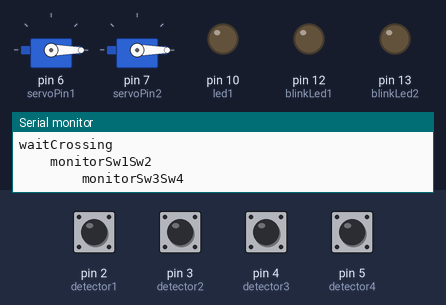
Bench run of a sketch on a simulated Arduino Uno, built with avr-gcc and run on an emulated ATmega328P. Parts: 2 × servo, output pins drawn as LEDs (lit = HIGH), the last lines printed to the serial monitor. Dashed ring = blinking. Inputs (shaded band) come from the test bench; at power-on: pin 2 (detector1), pin 3 (detector2), pin 4 (detector3), pin 5 (detector4) HIGH.

Above: at 1.2 s.
1.3 s: pin 2 (detector1) pulled LOW for 0.15 s
At 1.45 s:
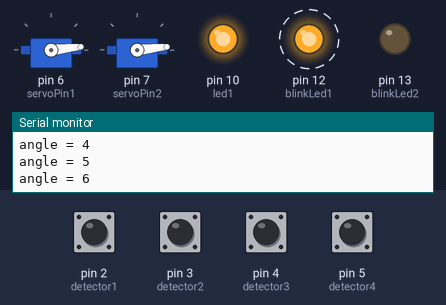
At 2.05 s:
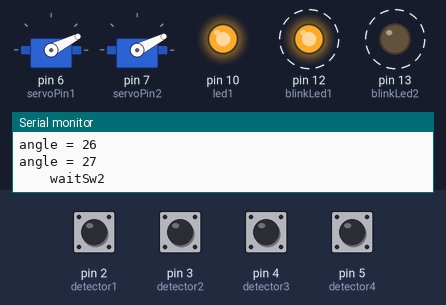
16.3 s: pin 2 (detector1) pulled LOW for 1 s
At 16.53 s:
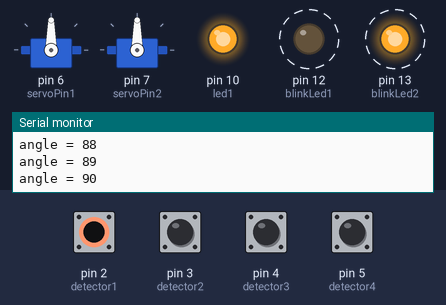
Timing chart, 0 to 21.3 s (numbered marks = the images above; inputs shaded):
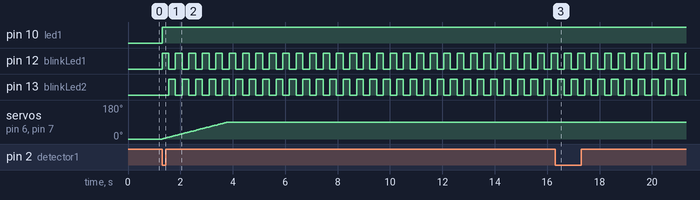

The sketch:

ahob.ino
```cpp
#include "src/basics/timers.h"
#include "src/basics/io.h"
#include "roundRobinTasks.h"
#include "railCrossing.h"
#include "readTrack1.h"
#include "readTrack2.h"

void setup() {
	initTimers();
	initIO();
	Serial.begin(115200);
	railCrossingInit();
	readTrack1Init();
	readTrack2Init();
}

void loop() {
	processRoundRobinTasks();

	railCrossing();
	readTrack1();
	readTrack2();
}
```

railCrossing.cpp
```cpp
// HEADER FILES
#include <Arduino.h>
#include "railCrossing.h"
#include "serial.h"
#include "src/basics/timers.h"
#include "src/basics/io.h"
#include "config.h"
#include "readTrack1.h"
#include "readTrack2.h"
#include <Servo.h>

// MACROS
#define stateFunction(x) static bool x##F(void)
#define entryState if(runOnce)
#define onState runOnce = false; if(!runOnce)
#define exitState if(!exitFlag) return false; else
#define State(x) break; case x: if(runOnce) Serial.println(#x); if(x##F())
#define STATE_MACHINE_BEGIN if(!enabled) { \
	if(!railCrossingT) enabled = true; } \
else switch(state){\
	default: Serial.println("unknown state executed, state is idle now"); state = railCrossingIDLE; case railCrossingIDLE: return true;
#define STATE_MACHINE_END break;}return false;


#define beginState waitCrossing
#ifndef beginState
#error beginState not yet defined
#endif

// VARIABLES
static unsigned char state = beginState;
static bool enabled = true, runOnce = true, exitFlag = false;

uint8_t angle;
Servo arm1;
Servo arm2;

// FUNCTIONS
extern void railCrossingInit(void) {
	state = beginState;
    arm1.attach(servoPin1);
    arm2.attach(servoPin2);
	arm1.write(openPos);
	arm2.write(openPos);
}

extern byte railCrossingGetState(void) { return state;}
extern void railCrossingSetState(unsigned char _state) { state = _state; runOnce = true; }
static void nextState(unsigned char _state, unsigned char _interval) {
	runOnce = true;
	exitFlag = false;
	if(_interval) {
		enabled = false;
		railCrossingT = _interval; }
	state = _state; }


void blinkLeds(uint8_t blinkTime) {
	if(!blinkT) {
		blinkT = blinkTime; // 0.5s

		if(digitalRead(blinkLed1)) {
			digitalWrite(blinkLed1, LOW);
			digitalWrite(blinkLed2, HIGH);
		}
		else {
			digitalWrite(blinkLed1, HIGH);
			digitalWrite(blinkLed2, LOW);
		}
	}
}

void controlArms(int8_t direction) {
	if(!servoT) {
		static byte prevAngle;
		servoT = (armSpeed / 90); // armspeed in ms

		if(direction == 1) { // close
			if(angle < closePos) angle++;
			arm1.write(angle);
			arm2.write(angle);
		}
		else {
			if(angle > openPos) angle --;
			arm1.write(angle);
			arm2.write(angle);
		}
		if(prevAngle != angle) {
			Serial.print("angle = ");Serial.println(angle);
			prevAngle = angle;
		}
	}
}


// STATE FUNCTIONS
stateFunction(closeCrossing) {
	entryState {
		digitalWrite(led1, HIGH);
	}
	onState {
		blinkLeds(BLINK_TIME);
		controlArms(1);

		if(track1occupied == false && track2occupied == false) {
			exitFlag = true;
		}
	}
	exitState {

		return true;
	}
}

stateFunction(openCrossing) {
	entryState {
	}
	onState {
		blinkLeds(BLINK_TIME);
		controlArms(2);

		if(angle == openPos || track1occupied || track2occupied) {
			exitFlag = true;
		}
	}
	exitState {
		digitalWrite(led1, LOW);
		digitalWrite(blinkLed1, LOW);
		digitalWrite(blinkLed2, LOW);
		return true;
	}
}

stateFunction(waitCrossing) {
	entryState {
	}
	onState {
		if(track1occupied || track2occupied) {
			exitFlag = true;
		}
	}
	exitState {

		return true;
	}
}

// STATE MACHINE
extern bool railCrossing(void) {
	STATE_MACHINE_BEGIN

	State(closeCrossing) {
		nextState(openCrossing, 0); }

	State(openCrossing) {
		if(angle == 0)	nextState(waitCrossing, 0);
		else			nextState(closeCrossing, 0); }

	State(waitCrossing) {
		nextState(closeCrossing, 0); }

	STATE_MACHINE_END
}


/*
// stateMachines.cpp
#include "stateMachines.h"
// generic macros can be used for all state machine
#define State(x) break; case x: if(x##F()
#define stateFunction(x) uint8_t x##F()
#define STATE_MACHINE_BEGIN switch(state) { default:
#define STATE_MACHINE_END break; }


// dublicate stuff
enum states {
	x,
	y,
	z,
};

uint8_t state, runOnce;

void nextState(uint8_t _state) {
	state = _state;
	runOnce = 1;
}

// UNIQUE STUFF FOR STATE MACHINE 1:
// state functions
stateFunction(x) { // expands to uint8_t xF()
	if(runOnce) {
		runOnce = 0;
		// run once code
	}
	// code
	if(/* condition * / ) return 1;
	else return 0;
}

stateFunction(y) { // expands to uint8_t yF()
	if(runOnce) {
		runOnce = 0;
		// run once code
	}
	// code
	if(/* condition * / ) return 1;
	else return 0;
}

stateFunction(z) {
	if(runOnce) {
		runOnce = 0;
		// run once code
	}
	// code
	if(/* condition * / ) return 1;
	else return 0;
}

// state machine 1
void stateMachine1() {
	switch(state) {
		STATE_MACHINE_BEGIN // expands to switch(state) { default:

		State(x) { // expands to break; case x: if(x##F())
			nextState(y); }

		State(y) {
			nextState(z); }

		State(z) {
			nextState(x); }

		STATE_MACHINE_END
	}
}

// dublicate stuff
enum states {
	x,
	y,
	z,
};

uint8_t state, runOnce;

void nextState(uint8_t _state) {
	state = _state;
	runOnce = 1;
}

// UNIQUE STUFF FOR STATE MACHINE 2:
// state functions
stateFunction(a) { // expands to uint8_t aF()
	if(runOnce) {
		runOnce = 0;
		// run once code
	}
	// code
	if(/* condition * / ) return 1;
	else return 0;
}

stateFunction(b) {
	if(runOnce) {
		runOnce = 0;
		// run once code
	}
	// code
	if(/* condition * / ) return 1;
	else return 0;
}

stateFunction(c) {
	if(runOnce) {
		runOnce = 0;
		// run once code
	}
	// code
	if(/* condition * / ) return 1;
	else return 0;
}

// state machine 2
void stateMachine2() {
	STATE_MACHINE_BEGIN

	State(a) {
		nextState(b); }

	State(b) {
		nextState(c); }

	State(c) {
		nextState(a); }

	STATE_MACHINE_END
}

inline void callStateMachines() { // called from main()
	stateMachine1();
	stateMachine2();
}

// main.cpp
int main() {
	bool PIGS_CAN_FLY = true;

	while(PIGS_CAN_FLY == true) {
		callStateMachines();
	}
	return 0;
}

*/
```

railCrossing.h
```cpp
enum railCrossingStates {
	railCrossingIDLE,
	closeCrossing,
	openCrossing,
	waitCrossing };

extern bool railCrossing(void);
extern void railCrossingInit();
extern void railCrossingSetState(unsigned char);
extern unsigned char railCrossingGetState(void);
```

readTrack1.cpp
```cpp
// HEADER FILES
#include <Arduino.h>
#include "readTrack1.h"
#include "serial.h"
#include "src/basics/timers.h"
#include "src/basics/io.h"

// MACROS
#define stateFunction(x) static bool x##F(void)
#define entryState if(runOnce)
#define onState runOnce = false; if(!runOnce)
#define exitState if(!exitFlag) return false; else
#define State(x) break; case x: if(runOnce) Serial.println("    "#x); if(x##F())
#define STATE_MACHINE_BEGIN if(!enabled) { \
	if(!readTrack1T) enabled = true; } \
else switch(state){\
	default: Serial.println("unknown state executed, state is idle now"); state = readTrack1IDLE; case readTrack1IDLE: return true;
#define STATE_MACHINE_END break;}return false;


#define beginState monitorSw1Sw2
#ifndef beginState
#error beginState not yet defined
#endif

// VARIABLES
#define DET1 1
#define DET2 2

static unsigned char state = beginState, priority;
static bool enabled = true, runOnce = true, exitFlag = false;

unsigned char track1occupied;

// FUNCTIONS
extern void readTrack1Init(void) { state = beginState; }
extern byte readTrack1GetState(void) { return state;}
extern void readTrack1SetState(unsigned char _state) { state = _state; runOnce = true; }
static void nextState(unsigned char _state, unsigned char _interval) {
	runOnce = true;
	exitFlag = false;
	if(_interval) {
		enabled = false;
		readTrack1T = _interval; }
	state = _state; }

// STATE FUNCTIONS
stateFunction(monitorSw1Sw2) {
	entryState {
		track1occupied = 0;
	}
	onState {
		if(digitalRead(detector1) == false) {
			priority = DET1;
			exitFlag = true;
		}
		if(digitalRead(detector2) == false) {
			priority = DET2;
			exitFlag = true;
		}
	}
	exitState {
		track1occupied = 1;
		if(priority == DET1) Serial.println("    detector 1 made first");
		else				 Serial.println("    detector 2 made first");
		return true;
	}
}

stateFunction(waitSw1) {
	entryState {

	}
	onState {
		if(digitalRead(detector1) == false)  {
			exitFlag = true;
		}
	}
	exitState {
		Serial.println("    train reached detector 1");
		return true;
	}
}

stateFunction(waitSw2) {
	entryState {

	}
	onState {
		if(digitalRead(detector2) == false) {
			exitFlag = true;
		}
	}
	exitState {
		Serial.println("    train reached detector 2");
		return true;
	}
}

stateFunction(waitTrain2passSw1) {
	entryState {
		readTrack1T = 10;
	}
	onState {
		if(digitalRead(detector1) == false) {
			readTrack1T = 10; // train must be free for atleast 5 seconds
		}

		if(!readTrack1T) {
			exitFlag = true;
		}
	}
	exitState {
		Serial.println("    train has passed detector 1");
		return true;
	}
}

stateFunction(waitTrain2passSw2) {
	entryState {
		readTrack1T = 10;
	}
	onState {
		if(digitalRead(detector2) == false) {
			readTrack1T = 10; // train must be free for atleast 5 seconds
		}

		if(!readTrack1T) {
			exitFlag = true;
		}
	}
	exitState {
		Serial.println("    train has passed detector 2");
		return true;
	}
}

// STATE MACHINE
extern bool readTrack1(void) {
	STATE_MACHINE_BEGIN

	State(monitorSw1Sw2) {
		if(priority == DET2) nextState(waitSw1, 2);
		else				 nextState(waitSw2, 2); }

	State(waitSw1) {
		nextState(waitTrain2passSw1, 0); }

	State(waitSw2) {
		nextState(waitTrain2passSw2, 0); }

	State(waitTrain2passSw1) {
		nextState(monitorSw1Sw2, 2); }

	State(waitTrain2passSw2) {
		nextState(monitorSw1Sw2, 2); }

	STATE_MACHINE_END
}
```

readTrack1.h
```cpp
enum readTrack1States {
	readTrack1IDLE,
	monitorSw1Sw2,
	waitSw1,
	waitSw2,
	waitTrain2passSw1,
	waitTrain2passSw2 };

extern bool readTrack1(void);
extern void readTrack1Init();
extern void readTrack1SetState(unsigned char);
extern unsigned char readTrack1GetState(void);

extern unsigned char track1occupied;
```

readTrack2.cpp
```cpp
// HEADER FILES
#include <Arduino.h>
#include "readTrack2.h"
#include "serial.h"
#include "src/basics/timers.h"
#include "src/basics/io.h"

// MACROS
#define stateFunction(x) static bool x##F(void)
#define entryState if(runOnce)
#define onState runOnce = false; if(!runOnce)
#define exitState if(!exitFlag) return false; else
#define State(x) break; case x: if(runOnce) Serial.println("        "#x); if(x##F())
#define STATE_MACHINE_BEGIN if(!enabled) { \
	if(!readTrack2T) enabled = true; } \
else switch(state){\
	default: Serial.println("unknown state executed, state is idle now"); state = readTrack2IDLE; case readTrack2IDLE: return true;
#define STATE_MACHINE_END break;}return false;


#define beginState monitorSw3Sw4
#ifndef beginState
#error beginState not yet defined
#endif

// VARIABLES
#define DET3 1
#define DET4 2

static unsigned char state = beginState, priority;
static bool enabled = true, runOnce = true, exitFlag = false;

unsigned char track2occupied;

// FUNCTIONS
extern void readTrack2Init(void) { state = beginState; }
extern byte readTrack2GetState(void) { return state;}
extern void readTrack2SetState(unsigned char _state) { state = _state; runOnce = true; }
static void nextState(unsigned char _state, unsigned char _interval) {
	runOnce = true;
	exitFlag = false;
	if(_interval) {
		enabled = false;
		readTrack2T = _interval; }
	state = _state; }

// STATE FUNCTIONS
stateFunction(monitorSw3Sw4) {
	entryState {
		track2occupied = 0;
	}
	onState {
		if(digitalRead(detector3) == false) {
			priority = DET3;
			exitFlag = true;
		}
		if(digitalRead(detector4) == false ) {
			priority = DET4;
			exitFlag = true;
		}
	}
	exitState {
		track2occupied = 1;
		if(priority == DET3) Serial.println("        detector 3 made first");
		else				 Serial.println("        detector 4 made first");
		return true;
	}
}


stateFunction(waitSw3) {
	entryState {

	}
	onState {
		if(digitalRead(detector3) == false)  {
			exitFlag = true;
		}
	}
	exitState {
		Serial.println("        train reached detector 3");
		return true;
	}
}

stateFunction(waitSw4) {
	entryState {

	}
	onState {
		if(digitalRead(detector4) == false) {
			exitFlag = true;
		}
	}
	exitState {
		Serial.println("        train reached detector 4");
		return true;
	}
}

stateFunction(waitTrain2passSw3) {
	entryState {
		readTrack2T = 10;
	}
	onState {
		if(digitalRead(detector3) == false) {
			readTrack2T = 10; // train must be free for atleast 5 seconds
		}

		if(!readTrack2T) {
			exitFlag = true;
		}
	}
	exitState {
		Serial.println("        train has passed detector 3");
		return true;
	}
}

stateFunction(waitTrain2passSw4) {
	entryState {
		readTrack2T = 10;
	}
	onState {
		if(digitalRead(detector4) == false) {
			readTrack2T = 10; // train must be free for atleast 5 seconds
		}

		if(!readTrack2T) {
			exitFlag = true;
		}
	}
	exitState {
		Serial.println("        train has passed detector 4");
		return true;
	}
}

// STATE MACHINE
extern bool readTrack2(void) {
	STATE_MACHINE_BEGIN

	State(monitorSw3Sw4) {
		if(priority == DET4) nextState(waitSw3, 2);
		else				 nextState(waitSw4, 2); }

	State(waitSw3) {
		nextState(waitTrain2passSw3, 0); }

	State(waitSw4) {
		nextState(waitTrain2passSw4, 0); }

	State(waitTrain2passSw3) {
		nextState(monitorSw3Sw4, 2); }

	State(waitTrain2passSw4) {
		nextState(monitorSw3Sw4, 2); }

	STATE_MACHINE_END
}
```

readTrack2.h
```cpp
enum readTrack2States {
	readTrack2IDLE,
	monitorSw3Sw4,
	waitSw3,
	waitSw4,
	waitTrain2passSw3,
	waitTrain2passSw4 };

extern bool readTrack2(void);
extern void readTrack2Init();
extern void readTrack2SetState(unsigned char);
extern unsigned char readTrack2GetState(void);

extern unsigned char track2occupied;
```

roundRobinTasks.cpp
```cpp
#include "roundRobinTasks.h"
#include "src/basics/io.h"

extern void processRoundRobinTasks(void) {
	static unsigned char taskCounter = 0;

// HIGH PRIORITY ROUND ROBIN TASKS
	//readSerialBus();
	//updateIO();

// LOW PRIORITY ROUND ROBIN TASKS
	taskCounter ++;
	switch(taskCounter) {
		default: taskCounter = 0;

		case 0:
		/* fill in a task */
		break;

		case 1:
		/* fill in a task */
		break; } }
```

roundRobinTasks.h
```cpp
void processRoundRobinTasks();
#define updateIO(); updateOutputs(); \
updateInputs();
```

serial.cpp
```cpp
#include "serial.h"

byte serialByte;


extern void readSerialBus() {
	if(Serial.available()) {
		serialByte = Serial.read();
	}
	else {
		serialByte = 0;
	}

	// if(serialByte == ) { // eigen protocol afhandeling kan hier
}
```

serial.h
```cpp
#include <Arduino.h>

extern byte serialByte;

extern void readSerialBus();
```

io.cpp
```cpp
#include <Arduino.h>
#include "io.h"
extern void initIO(void) {
	pinMode(detector1, INPUT_PULLUP);
	pinMode(detector2, INPUT_PULLUP);
	pinMode(detector3, INPUT_PULLUP);
	pinMode(detector4, INPUT_PULLUP);
	pinMode(servoPin1, OUTPUT);
	pinMode(servoPin2, OUTPUT);
	pinMode(led1, OUTPUT);
	pinMode(blinkLed1, OUTPUT);
	pinMode(blinkLed2, OUTPUT);
}
```

io.h
```cpp
#define detector1 2
#define detector2 3
#define detector3 4
#define detector4 5
#define servoPin1 6
#define servoPin2 7
#define led1 10
#define blinkLed1 12
#define blinkLed2 13


extern void initIO(void);
```

timers.cpp
```cpp
#include <Arduino.h>
#include "timers.h"

extern void initTimers() {
	TCCR2B = 0;// same for TCCR2B
	TCNT2  = 0;//initialize counter value to 0
	// set compare match register for 8khz increments
	OCR2A = 249;// = (16*10^6) / (1000*64) - 1 (must be <256)
	// turn on CTC mode
	TCCR2A |= (1 << WGM21);
	// Set CS21and and CS20 bit for 64 prescaler
	TCCR2B |= (1 << CS20);
	TCCR2B |= (1 << CS21);
	TCCR2B &= ~(1 << CS22);
	// enable timer compare interrupt
	TIMSK2 |= (1 << OCIE2A); }

volatile unsigned char railCrossingT;
volatile unsigned char readTrack1T;
volatile unsigned char readTrack2T;
volatile unsigned char blinkT;
volatile unsigned char servoT;

// Don't complain about the indentations. This code is generated for you and you shouldn't be looking at this part.
ISR(TIMER2_COMPA_vect) {
static unsigned char _1ms, _10ms, _100ms;

// 1ms timers
_1ms += 1;

	if(servoT) servoT--;


// 10ms timers
if(!(_1ms % 10)) { _1ms = 0; _10ms += 1;

	if(railCrossingT) railCrossingT--;
	if(blinkT) blinkT--;


// 100ms timers
if(!(_10ms % 10)) { _10ms = 0; _100ms += 1;


//1000ms timers
if(!(_100ms % 10)) { _100ms = 0;

	if(readTrack1T) readTrack1T--;
	if(readTrack2T) readTrack2T--;


}
}
}
}


extern void repeat(byte *timer, byte interval, void (*function)()) {
	if(*timer == 0) {
		*timer = interval;
		function();
	}
}
```

timers.h
```cpp
extern void repeat(byte* ,byte, void (*)());
extern void initTimers();

extern volatile unsigned char railCrossingT;
extern volatile unsigned char readTrack1T;
extern volatile unsigned char readTrack2T;
extern volatile unsigned char blinkT;
extern volatile unsigned char servoT;
```

config.h
```cpp
#define armSpeed 5000	// total speed of arms opening/closing bases on 90 degree
#define closePos 90		// degrees
#define openPos 0		// degrees
#define BLINK_TIME 50	// 500ms
```

Measured:
- after the input at 1.3 s, pin 10 (led1): LOW → HIGH at once; pin 12 (blinkLed1): alternates HIGH for 0.26 s and LOW for 0.26 s, starting at once; pin 13 (blinkLed2): alternates HIGH for 0.26 s and LOW for 0.26 s, starting after 0.26 s; servo on pin 6 (servoPin1), servo on pin 7 (servoPin2): moves from 0° to 90° over 2.5 s, starting at once
